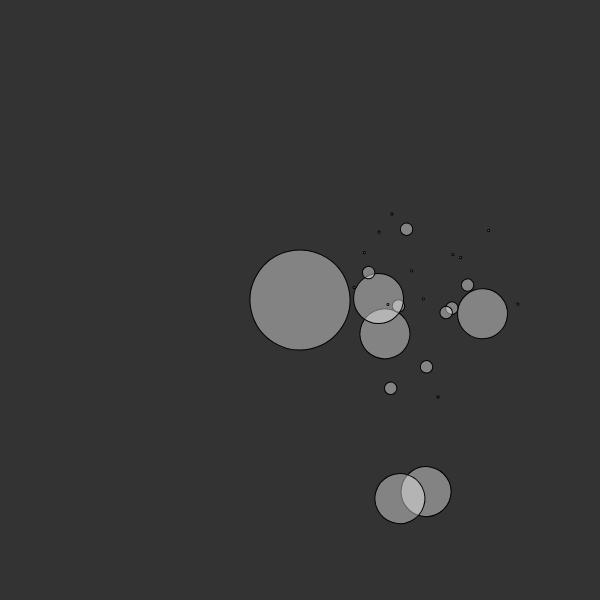
Frame 1 (no input)
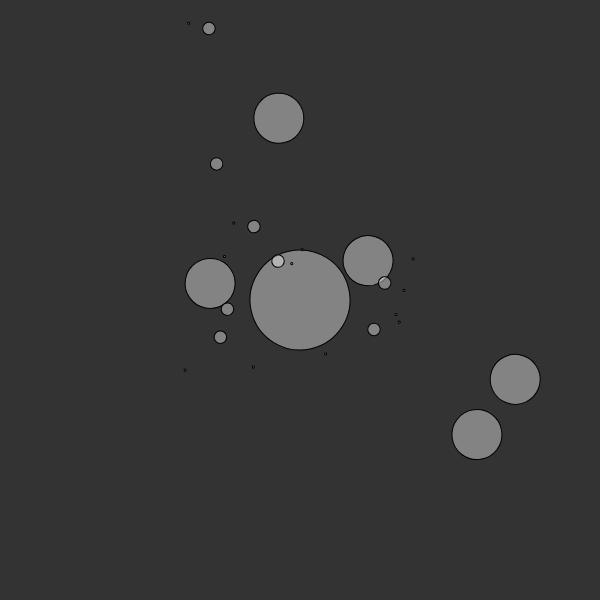
Frame 60 (no input)
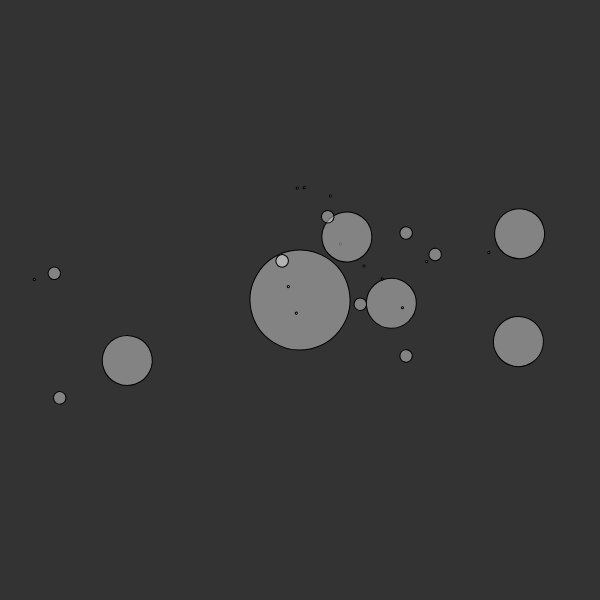
Frame 120 (the mouse pressed at the canvas centre since frame 60)

The p5.js sketch that drew these frames (run headless with seeded random() and noise() and a simulated clock; from frame 60 on, the mouse is pressed at the canvas centre):

// p5.js sketch
// ── sketch.js
function setup() {
    createCanvas(600, 600);
    sun = new Planet(50, 0, 0, random(TWO_PI));
    sun.spawnMoons(5, 1);
}

function draw() {
    background(51);
    translate(width / 2, height / 2);
    sun.show();
    sun.orbit();
}

// ── planet.js
class Planet {
    constructor(radius, distance, orbitspeed, angle) {
        this.radius = radius;
        this.angle = angle;
        this.distance = distance;
        this.orbitspeed = orbitspeed;
        this.planets = [];
    }
    orbit() {
        this.angle += this.orbitspeed;
        this.planets.forEach((planet) => {
            planet.orbit();
        });
    }
    spawnMoons(total, level) {
        for (let i = 0; i < total; i++) {
            let r = this.radius / (level * 2);
            let d = random(50, 250);
            let o = random(-0.1, 0.1);
            let a = random(TWO_PI);
            this.planets.push(new Planet(r, d / level, o, a));
            if (level < 3) {
                let num = Math.floor(random(0, 4));
                this.planets[i].spawnMoons(num, level + 1);
            }
        }
    }
    show() {
        push();
        fill(255, 100);
        rotate(this.angle);
        translate(this.distance, 0);
        ellipse(0, 0, this.radius * 2);
        this.planets.forEach((planet) => {
            planet.show();
        });
        pop();
    }
}
